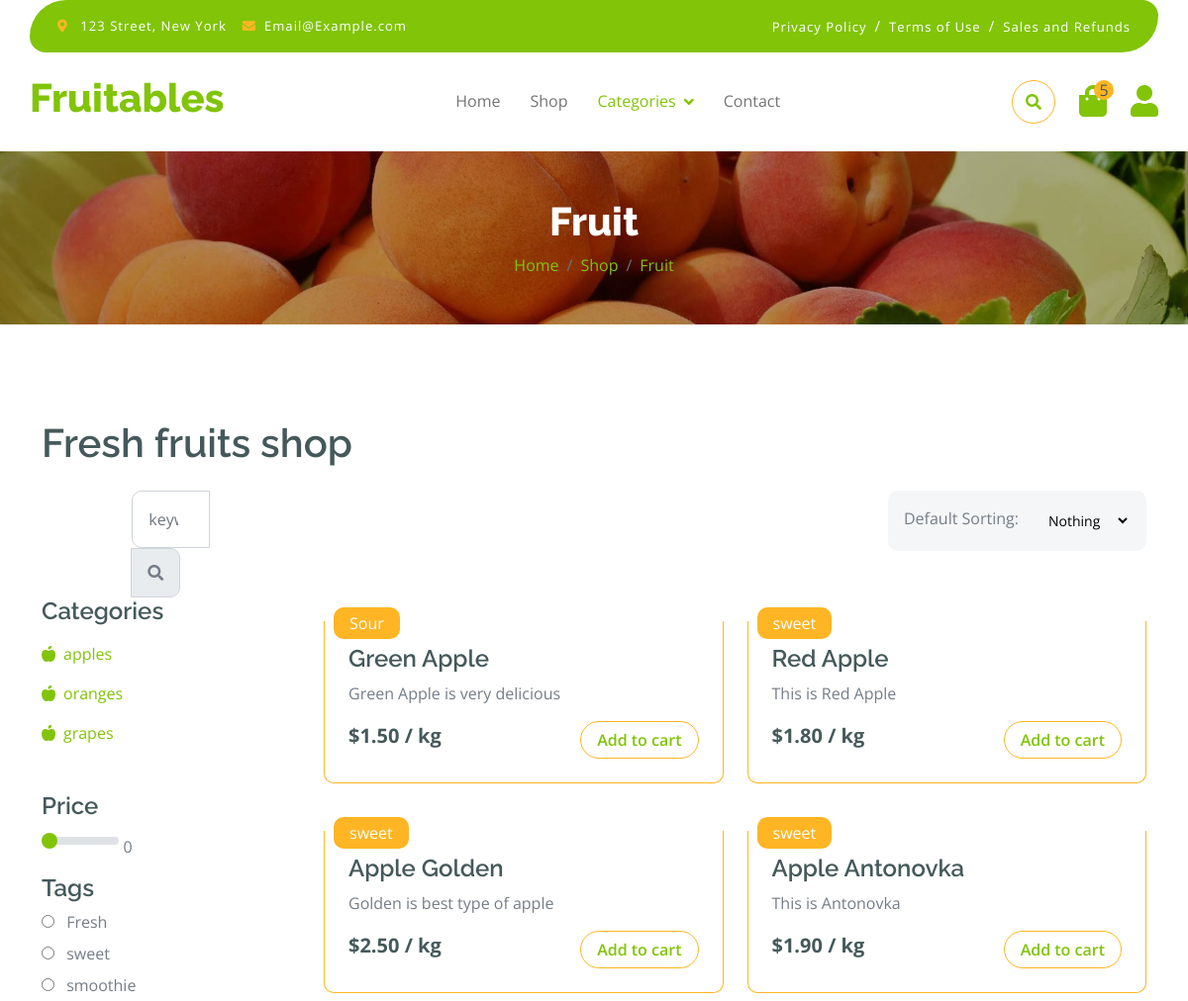
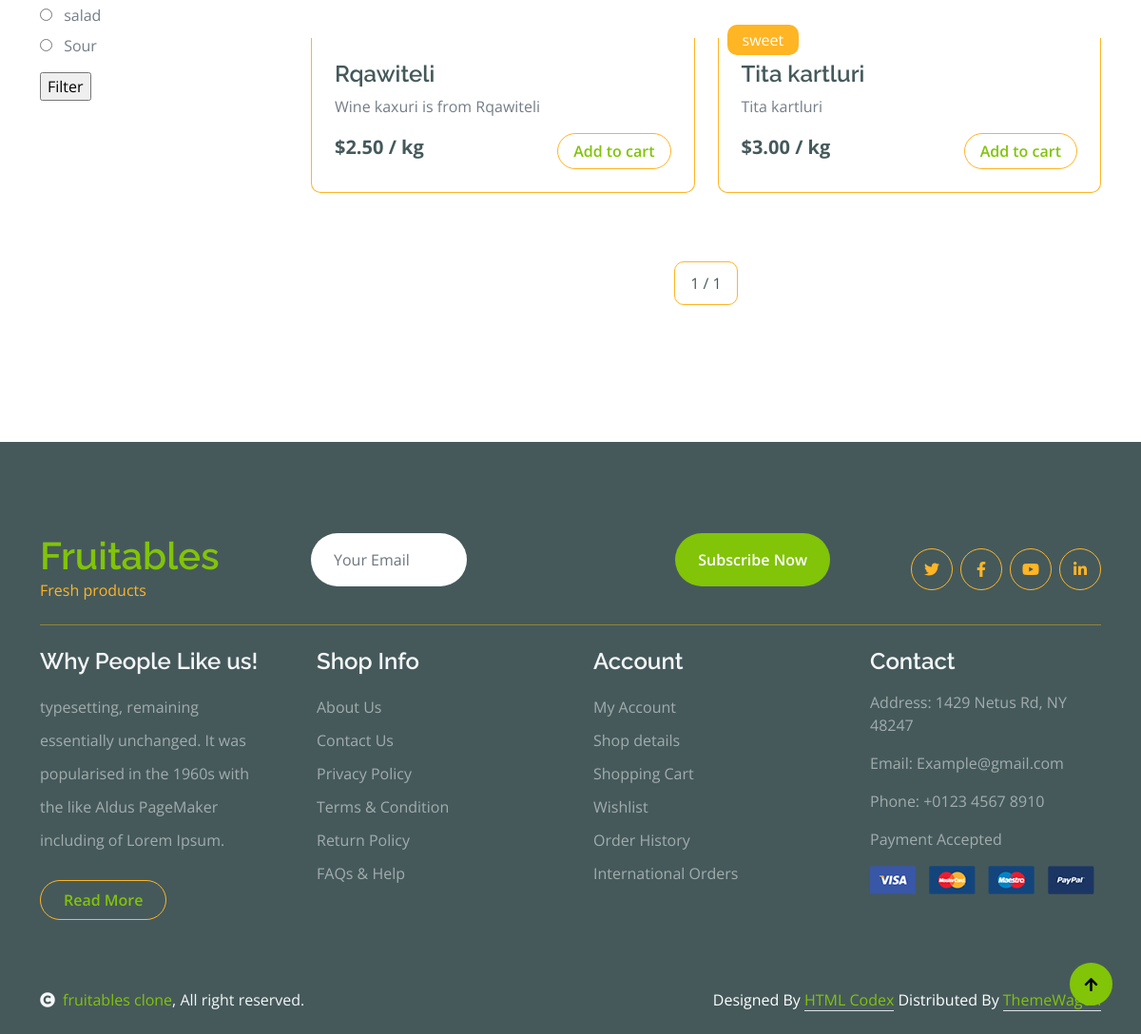
Screenshot of /category/fruit/ with the database file from the repository (2 pictures, top to bottom).
### store/models.py (models this page shows, shortened)
class Category(models.Model):
    title = models.CharField(max_length=100, unique=True, default="category")
    parent_category = models.ForeignKey('self', on_delete=models.CASCADE,
                                        null=True, blank=True, related_name='parent')

class Tag(models.Model):
    title = models.CharField(max_length=100, unique=True, default="tag")

class Product(models.Model):
    title = models.CharField(max_length=100)
    description = models.TextField()
    price = models.DecimalField(max_digits=5, decimal_places=2)
    image = VersatileImageField('Image', upload_to='static/img/')
    category = models.ForeignKey('Category', on_delete=models.CASCADE, related_name='products')
    tags = models.ManyToManyField('Tag', related_name='products', blank=True)
    origin = models.CharField(max_length=100)
    quality = models.CharField(max_length=100)
    check_attr = models.BooleanField(default=False)
    min_weight = models.DecimalField(max_digits=7, decimal_places=2)

### store/views.py (the view)
# urls.py: path('category/<slug:slug>/', views.category, name='category'),
def category(request, slug=None):
    if request.method == 'POST':
        add_to_cart(request)
    tag = request.GET.get('tag')
    price = request.GET.get('rangeInput')
    if price is None or int(price) == 0:
        price = 999999999
    context = {'child_categories': [], 'paginator': None, 'tags': [], 'category': ""}
    products = []
    if slug is None:
        cats = Category.objects.prefetch_related('parent')
        products = Product.objects.prefetch_related('tags').filter(price__lte=price).all()
        result = []
        if tag is not None:
            for prod in products:
                tags = prod.tags.all()
                for t in tags:
                    if t.title == tag:
                        result.append(prod)
            products = result
        children = cats.filter(parent_category_id=None).all()
        context['child_categories'] = children
    else:
        cats = Category.objects.prefetch_related('products', 'parent')
        parent_cat = cats.get(title=slug)
        context['category'] = parent_cat.title
        cat_id = parent_cat.id
        children = cats.filter(parent_category_id=cat_id)
        context['child_categories'] = children
        cats_queue = [slug]
        for prod in parent_cat.products.filter(price__lte=price).all():
            products.append(prod)
        while len(cats_queue) > 0:
            cat = cats_queue.pop(0)
            cat_id = cats.filter(title=cat).first().id
            children = cats.filter(parent_category_id=cat_id)
            for child in children:
                prods = child.products.filter(price__lte=price).all()
                for prod in prods:
                    if prod not in products:
                        products.append(prod)
                cats_queue.append(child.title)
    tags = Tag.objects.all()
    paginator = Paginator(products, 10)
    page_number = request.GET.get('page')
    if page_number is None:
        page_number = 1
    page_obj = paginator.get_page(page_number)
    context['paginator'] = page_obj
    context['tags'] = tags
    cart, created = Cart.objects.prefetch_related('items').get_or_create(id=1)
    if not created:
        context['items_in_cart'] = len(list(cart.items.all()))
    else:
        context['items_in_cart'] = 0
    return render(request, 'category.html', context)

### store/templates/category.html (shortened to what this page needs)
{% extends 'base.html' %}
{% block products_in_cart %}
    {{ items_in_cart }}
{% endblock %}
{% block content %}
        {% include 'single_page_header.html' with title=category.title %}
        <div class="container-fluid fruite py-5">
            <div class="container py-5">
                <h1 class="mb-4">Fresh fruits shop</h1>
                <div class="row g-4">
                    <div class="col-lg-12">
                        <div class="row g-4">
                            <div class="col-xl-3">
                                <div class="input-group w-100 mx-auto d-flex">
                                    <input type="search" class="form-control p-3" placeholder="keywords" aria-describedby="search-icon-1">
                                    <span id="search-icon-1" class="input-group-text p-3"><i class="fa fa-search"></i></span>
                                </div>
                            </div>
                            <div class="col-6"></div>
                            <div class="col-xl-3">
                                <div class="bg-light ps-3 py-3 rounded d-flex justify-content-between mb-4">
                                    <label for="fruits">Default Sorting:</label>
                                    <select id="fruits" name="fruitlist" class="border-0 form-select-sm bg-light me-3" form="fruitform">
                                        <option value="volvo">Nothing</option>
                                    </select>
                                </div>
                            </div>
                        </div>
                        <div class="row g-4">
                            <div class="col-lg-3">
                                <div class="row g-4">
                                    <div class="col-lg-12">
                                        <div class="mb-3">
                                            <h4>Categories</h4>
                                            <ul class="list-unstyled fruite-categorie">
                                                {% for cat in child_categories %}
                                                    <li>
                                                    <div class="d-flex justify-content-between fruite-name">
                                                        <a href="/category/{{ cat.title }}"><i class="fas fa-apple-alt me-2"></i>{{ cat.title }}</a>
                                                    </div>
                                                    </li>
                                                {% endfor %}
                                            </ul>
                                        </div>
                                    </div>
                                    <div class="col-lg-12">
                                        <form id="form" action="/category/{{ category.title.lower }}" method="get">
                                            <div class="col-lg-12">
                                                <div class="mb-3">
                                                    <h4 class="mb-2">Price</h4>
                                                    <input type="range" class="form-range w-100" id="rangeInput" name="rangeInput" min="0" max="100" value="0" oninput="amount.value=rangeInput.value">
                                                    <output id="amount" name="amount" min-velue="0" max-value="100" for="rangeInput">0</output>
                                                </div>
                                            </div>
                                            <div class="col-lg-12">
                                                <div class="mb-3">
                                                    <h4>Tags</h4>
                                                    {% for tag in tags %}
                                                        <div class="mb-2">
                                                            <input type="radio" class="me-2" id="Categories-5" name="tag" value="{{ tag.title }}">
                                                            <label for="Categories-5"> {{ tag.title }}</label>
                                                        </div>
                                                    {% endfor %}
                                                </div>
                                            </div>
                                            <input type="submit" value="Filter">
                                        </form>
                                    </div>
                                </div>
                            </div>
                            <div class="col-lg-9">
                                <div class="row g-4 justify-content-center">
                                    {% for prod in paginator %}
                                        <div class="col-md-6 col-lg-6 col-x4">
                                            <div class="rounded position-relative fruite-item">
                                                <div class="fruite-img">
                                                </div>
                                                {% for tag in prod.tags.all %}
                                                <div class="text-white bg-secondary px-3 py-1 rounded position-absolute" style="top: 10px; left: 10px;">{{ tag.title }}</div>
                                                {% endfor %}
                                                <div class="p-4 border border-secondary border-top-0 rounded-bottom">
                                                    <h4>{{ prod.title }}</h4>
                                                    <p>{{ prod.description }}</p>
                                                    <div class="d-flex justify-content-between flex-lg-wrap">
                                                        <p class="text-dark fs-5 fw-bold mb-0">${{ prod.price }} / kg</p>
                                                        <form action="." method="post">
                                                            <input type="submit" value="Add to cart" class="btn border border-secondary rounded-pill px-3 text-primary">
                                                        </form>
                                                    </div>
                                                </div>
                                            </div>
                                        </div>
                                    {% endfor %}
                                    <div class="col-12">
                                        <div class="pagination d-flex justify-content-center mt-5">
                                            <a class="rounded current"> {{ paginator.number }} / {{ paginator.paginator.num_pages }}</a>
                                        </div>
                                    </div>
                                </div>
                            </div>
                        </div>
                    </div>
                </div>
            </div>
        </div>
{% endblock content %}

### store/templates/single_page_header.html
<div class="container-fluid page-header py-5">
    <h1 class="text-center text-white display-6">{{ title }}</h1>
    <ol class="breadcrumb justify-content-center mb-0">
        <li class="breadcrumb-item"><a href="/">Home</a></li>
        <li class="breadcrumb-item"><a href="/category">Shop</a></li>
        <li class="breadcrumb-item active text-white"><a href="/category/{{ title.lower }}">{{ title }}</a></li>
    </ol>
</div>

### static/css/style.css (style rules this page uses)
.btn { font-weight: 600; transition: .5s; }
.btn.border-secondary { transition: 0.5s; }
.page-header { position: relative; background: linear-gradient(rgba(0, 0, 0, 0.3), rgba(0, 0, 0, 0.3)), url(../img/cart-page-header-img.jpg); background-position: center center; background-repeat: no-repeat; background-size: cover; }
@media (min-width: 992px) { .hero-header, .page-header { margin-top: 152px !important; } }
.fruite .fruite-categorie .fruite-name { line-height: 40px; }
.fruite .fruite-categorie .fruite-name a { transition: 0.5s; }
.fruite .fruite-item { height: 100%; transition: 0.5s; }
.fruite .fruite-item .fruite-img { overflow: hidden; transition: 0.5s; border-radius: 10px 10px 0 0; }
.pagination { display: inline-block; }
.pagination a { color: var(--bs-dark); padding: 10px 16px; text-decoration: none; transition: 0.5s; border: 1px solid var(--bs-secondary); margin: 0 4px; }

### rows the page displays
Category: title "Fruit"
Category: title "apples"
Category: title "oranges"
Category: title "grapes"
Tag: title "Fresh"
Tag: title "sweet"
Tag: title "smoothie"
Tag: title "salad"
Tag: title "Sour"
Product: title "Green Apple", description "Green Apple is very delicious", price "1.50"
Product: title "Red Apple", description "This is Red Apple", price "1.80"
Product: title "Apple Golden", description "Golden is best type of apple", price "2.50"
Product: title "Apple Antonovka", description "This is Antonovka", price "1.90"
Product: title "Rqawiteli", description "Wine kaxuri is from Rqawiteli", price "2.50"
Product: title "Tita kartluri", description "Tita kartluri", price "3.00"

### other values shown
{{ items_in_cart }} "5"
{{ paginator.number }} "1"
{{ paginator.paginator.num_pages }} "1"
